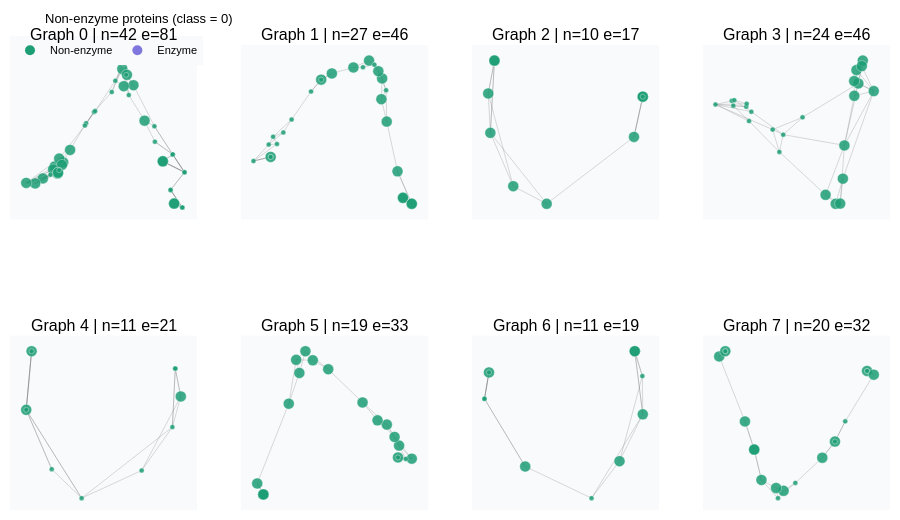

Source (notebook cell):
### Code cell
print("Non-enzyme samples:")
fig_non = plot_sample_graphs(nonenz_samples, n_cols=4, n_rows=2,
                              title="Non-enzyme proteins (class = 0)")
fig_non.show()

### Figure 1 — Plotly figure (JSON) as saved in the notebook; plotly's stock layout.template omitted (floating-point values rounded to 4 significant figures; data arrays with more than 128 entries replaced by an {"elided": "..."} marker saying what was removed)
{"data": [{"hoverinfo": "none", "line": {"color": "rgba(100,100,100,0.3)", "width": 0.8}, "mode": "lines", "showlegend": false, "type": "scatter", "x": {"elided": "243 float values"}, "xaxis": "x", "y": {"elided": "243 float values"}, "yaxis": "y"}, {"hoverinfo": "text", "hovertext": ["node 0<br>feat: [1.0, 0.0, 0.0]", "node 1<br>feat: [1.0, 0.0, 0.0]", "node 2<br>feat: [1.0, 0.0, 0.0]", "node 3<br>feat: [1.0, 0.0, 0.0]", "node 4<br>feat: [1.0, 0.0, 0.0]", "node 5<br>feat: [1.0, 0.0, 0.0]", "node 6<br>feat: [1.0, 0.0, 0.0]", "node 7<br>feat: [1.0, 0.0, 0.0]", "node 8<br>feat: [1.0, 0.0, 0.0]", "node 9<br>feat: [1.0, 0.0, 0.0]", "node 10<br>feat: [1.0, 0.0, 0.0]", "node 11<br>feat: [1.0, 0.0, 0.0]", "node 12<br>feat: [1.0, 0.0, 0.0]", "node 13<br>feat: [1.0, 0.0, 0.0]", "node 14<br>feat: [1.0, 0.0, 0.0]", "node 15<br>feat: [1.0, 0.0, 0.0]", "node 16<br>feat: [1.0, 0.0, 0.0]", "node 17<br>feat: [1.0, 0.0, 0.0]", "node 18<br>feat: [1.0, 0.0, 0.0]", "node 19<br>feat: [1.0, 0.0, 0.0]", "node 20<br>feat: [1.0, 0.0, 0.0]", "node 21<br>feat: [1.0, 0.0, 0.0]", "node 22<br>feat: [0.0, 1.0, 0.0]", "node 23<br>feat: [0.0, 1.0, 0.0]", "node 24<br>feat: [0.0, 1.0, 0.0]", "node 25<br>feat: [0.0, 1.0, 0.0]", "node 26<br>feat: [0.0, 1.0, 0.0]", "node 27<br>feat: [0.0, 1.0, 0.0]", "node 28<br>feat: [0.0, 1.0, 0.0]", "node 29<br>feat: [0.0, 1.0, 0.0]", "node 30<br>feat: [0.0, 1.0, 0.0]", "node 31<br>feat: [0.0, 1.0, 0.0]", "node 32<br>feat: [0.0, 1.0, 0.0]", "node 33<br>feat: [0.0, 1.0, 0.0]", "node 34<br>feat: [0.0, 1.0, 0.0]", "node 35<br>feat: [0.0, 1.0, 0.0]", "node 36<br>feat: [0.0, 1.0, 0.0]", "node 37<br>feat: [0.0, 1.0, 0.0]", "node 38<br>feat: [0.0, 1.0, 0.0]", "node 39<br>feat: [0.0, 1.0, 0.0]", "node 40<br>feat: [0.0, 1.0, 0.0]", "node 41<br>feat: [0.0, 1.0, 0.0]"], "marker": {"color": "#1D9E75", "line": {"color": "white", "width": 0.4}, "opacity": 0.85, "size": [11, 11, 11, 11, 11, 11, 11, 11, 11, 11, 11, 11, 11, 11, 11, 11, 11, 11, 11, 11, 11, 11, 5, 5, 5, 5, 5, 5, 5, 5, 5, 5, 5, 5, 5, 5, 5, 5, 5, 5, 5, 5]}, "mode": "markers", "showlegend": false, "type": "scatter", "x": [1.209, 0.9832, 0.6188, 0.1741, 0.2111, -0.8683, -1.006, -1.177, -1.413, -1.566, -1.118, 1.209, 0.9832, 0.3968, 0.2668, 0.2035, -1.086, -1.031, -1.207, -1.744, -1.112, -1.11, 1.372, 1.181, 0.8251, -1.087, -0.5489, -0.3908, -0.03667, 0.3038, 1.139, 1.417, 1.372, 1.181, 0.8154, -1.261, -0.5734, -0.3684, 0.03488, 0.2506, 1.139, 1.417], "xaxis": "x", "y": [-1.368, -0.3624, 0.6071, 1.837, 2.038, -0.09046, -0.3871, -0.4827, -0.7688, -0.8878, -0.6531, -1.368, -0.3624, 1.451, 1.699, 1.429, -0.2968, -0.4476, -0.556, -0.8776, -0.6393, -0.6329, -1.463, -0.197, 0.1056, -0.5757, 0.547, 0.8151, 1.289, 1.217, -1.043, -0.6222, -1.463, -0.197, 0.4733, -0.6808, 0.4885, 0.8356, 1.557, 1.698, -1.043, -0.6222], "yaxis": "y"}, {"hoverinfo": "none", "line": {"color": "rgba(100,100,100,0.3)", "width": 0.8}, "mode": "lines", "showlegend": false, "type": "scatter", "x": {"elided": "138 float values"}, "xaxis": "x2", "y": {"elided": "138 float values"}, "yaxis": "y2"}, {"hoverinfo": "text", "hovertext": ["node 0<br>feat: [1.0, 0.0, 0.0]", "node 1<br>feat: [1.0, 0.0, 0.0]", "node 2<br>feat: [1.0, 0.0, 0.0]", "node 3<br>feat: [1.0, 0.0, 0.0]", "node 4<br>feat: [1.0, 0.0, 0.0]", "node 5<br>feat: [1.0, 0.0, 0.0]", "node 6<br>feat: [1.0, 0.0, 0.0]", "node 7<br>feat: [1.0, 0.0, 0.0]", "node 8<br>feat: [1.0, 0.0, 0.0]", "node 9<br>feat: [1.0, 0.0, 0.0]", "node 10<br>feat: [1.0, 0.0, 0.0]", "node 11<br>feat: [1.0, 0.0, 0.0]", "node 12<br>feat: [1.0, 0.0, 0.0]", "node 13<br>feat: [1.0, 0.0, 0.0]", "node 14<br>feat: [0.0, 1.0, 0.0]", "node 15<br>feat: [0.0, 1.0, 0.0]", "node 16<br>feat: [0.0, 1.0, 0.0]", "node 17<br>feat: [0.0, 1.0, 0.0]", "node 18<br>feat: [0.0, 1.0, 0.0]", "node 19<br>feat: [0.0, 1.0, 0.0]", "node 20<br>feat: [0.0, 1.0, 0.0]", "node 21<br>feat: [0.0, 1.0, 0.0]", "node 22<br>feat: [0.0, 1.0, 0.0]", "node 23<br>feat: [0.0, 1.0, 0.0]", "node 24<br>feat: [0.0, 1.0, 0.0]", "node 25<br>feat: [0.0, 1.0, 0.0]", "node 26<br>feat: [0.0, 1.0, 0.0]"], "marker": {"color": "#1D9E75", "line": {"color": "white", "width": 0.4}, "opacity": 0.85, "size": [11, 11, 11, 11, 11, 11, 11, 11, 11, 11, 11, 11, 11, 11, 5, 5, 5, 5, 5, 5, 5, 5, 5, 5, 5, 5, 5]}, "mode": "markers", "showlegend": false, "type": "scatter", "x": [1.21, 1.21, 1.376, 1.376, 1.107, 0.9035, 0.8031, 0.8173, 0.7456, 0.5712, 0.2766, -0.1297, -0.3308, -1.282, 0.892, 0.6718, -1.282, -0.5218, 0.456, -0.3308, -1.282, -1.044, -0.8875, -1.236, -1.606, -1.319, -1.163], "xaxis": "x2", "y": [-1.586, -1.586, -1.712, -1.712, -1.021, 0.03515, 0.5124, 0.9539, 1.107, 1.333, 1.187, 1.06, 0.9276, -0.7154, 0.704, 1.247, -0.7154, 0.6747, 1.192, 0.9276, -0.7154, -0.1949, 0.08107, -0.2854, -0.8034, -0.4538, -0.4401], "yaxis": "y2"}, {"hoverinfo": "none", "line": {"color": "rgba(100,100,100,0.3)", "width": 0.8}, "mode": "lines", "showlegend": false, "type": "scatter", "x": [1.223, 1.223, null, 1.223, 1.094, null, 1.223, 1.223, null, 1.223, 1.094, null, 1.223, 1.223, null, 1.094, -0.1794, null, 1.094, 1.223, null, -0.1794, -0.667, null, -0.1794, -1.001, null, -0.667, -1.001, null, -0.667, -1.032, null, -1.001, -1.032, null, -1.001, -0.9414, null, -1.001, -0.9414, null, -1.032, -0.9414, null, -1.032, -0.9414, null, -0.9414, -0.9414, null], "xaxis": "x3", "y": [0.4302, 0.4302, null, 0.4302, -0.4451, null, 0.4302, 0.4302, null, 0.4302, -0.4451, null, 0.4302, 0.4302, null, -0.4451, -1.901, null, -0.4451, 0.4302, null, -1.901, -1.518, null, -1.901, -0.3568, null, -1.518, -0.3568, null, -1.518, 0.4998, null, -0.3568, 0.4998, null, -0.3568, 1.215, null, -0.3568, 1.215, null, 0.4998, 1.215, null, 0.4998, 1.215, null, 1.215, 1.215, null], "yaxis": "y3"}, {"hoverinfo": "text", "hovertext": ["node 0<br>feat: [1.0, 0.0, 0.0]", "node 1<br>feat: [1.0, 0.0, 0.0]", "node 2<br>feat: [1.0, 0.0, 0.0]", "node 3<br>feat: [1.0, 0.0, 0.0]", "node 4<br>feat: [1.0, 0.0, 0.0]", "node 5<br>feat: [1.0, 0.0, 0.0]", "node 6<br>feat: [1.0, 0.0, 0.0]", "node 7<br>feat: [1.0, 0.0, 0.0]", "node 8<br>feat: [1.0, 0.0, 0.0]", "node 9<br>feat: [0.0, 1.0, 0.0]"], "marker": {"color": "#1D9E75", "line": {"color": "white", "width": 0.4}, "opacity": 0.85, "size": [11, 11, 11, 11, 11, 11, 11, 11, 11, 5]}, "mode": "markers", "showlegend": false, "type": "scatter", "x": [1.223, 1.223, 1.094, -0.1794, -0.667, -1.001, -1.032, -0.9414, -0.9414, 1.223], "xaxis": "x3", "y": [0.4302, 0.4302, -0.4451, -1.901, -1.518, -0.3568, 0.4998, 1.215, 1.215, 0.4302], "yaxis": "y3"}, {"hoverinfo": "none", "line": {"color": "rgba(100,100,100,0.3)", "width": 0.8}, "mode": "lines", "showlegend": false, "type": "scatter", "x": {"elided": "138 float values"}, "xaxis": "x4", "y": {"elided": "138 float values"}, "yaxis": "y4"}, {"hoverinfo": "text", "hovertext": ["node 0<br>feat: [1.0, 0.0, 0.0]", "node 1<br>feat: [1.0, 0.0, 0.0]", "node 2<br>feat: [1.0, 0.0, 0.0]", "node 3<br>feat: [1.0, 0.0, 0.0]", "node 4<br>feat: [1.0, 0.0, 0.0]", "node 5<br>feat: [1.0, 0.0, 0.0]", "node 6<br>feat: [1.0, 0.0, 0.0]", "node 7<br>feat: [1.0, 0.0, 0.0]", "node 8<br>feat: [1.0, 0.0, 0.0]", "node 9<br>feat: [1.0, 0.0, 0.0]", "node 10<br>feat: [1.0, 0.0, 0.0]", "node 11<br>feat: [1.0, 0.0, 0.0]", "node 12<br>feat: [0.0, 1.0, 0.0]", "node 13<br>feat: [0.0, 1.0, 0.0]", "node 14<br>feat: [0.0, 1.0, 0.0]", "node 15<br>feat: [0.0, 1.0, 0.0]", "node 16<br>feat: [0.0, 1.0, 0.0]", "node 17<br>feat: [0.0, 1.0, 0.0]", "node 18<br>feat: [0.0, 1.0, 0.0]", "node 19<br>feat: [0.0, 1.0, 0.0]", "node 20<br>feat: [0.0, 1.0, 0.0]", "node 21<br>feat: [0.0, 1.0, 0.0]", "node 22<br>feat: [0.0, 1.0, 0.0]", "node 23<br>feat: [0.0, 1.0, 0.0]"], "marker": {"color": "#1D9E75", "line": {"color": "white", "width": 0.4}, "opacity": 0.85, "size": [11, 11, 11, 11, 11, 11, 11, 11, 11, 11, 11, 11, 5, 5, 5, 5, 5, 5, 5, 5, 5, 5, 5, 5]}, "mode": "markers", "showlegend": false, "type": "scatter", "x": [1.035, 1.156, 1.138, 1.071, 0.775, 0.6378, 0.7236, 0.4443, 0.9905, 1.366, 0.9935, 0.8043, -1.35, -1.661, -0.5678, 0.003702, -1.073, -1.321, -1.019, -0.4396, -1.064, -1.301, -0.9756, -0.3655], "xaxis": "x4", "y": [1.206, 1.438, 1.303, 0.8786, -1.456, -2.072, -2.067, -1.853, 0.9374, 0.6905, 0.5754, -0.6406, 0.4511, 0.3628, -0.2531, 0.04696, 0.3091, 0.3336, -0.04433, -0.8002, 0.3794, 0.4681, 0.1844, -0.3771], "yaxis": "y4"}, {"hoverinfo": "none", "line": {"color": "rgba(100,100,100,0.3)", "width": 0.8}, "mode": "lines", "showlegend": false, "type": "scatter", "x": [1.234, 1.15, null, 1.234, 1.15, null, 1.234, 0.6401, null, 1.234, 1.107, null, -1.112, -1.031, null, -1.112, -1.031, null, -1.112, -1.112, null, -1.112, -0.271, null, -1.112, -0.7251, null, -1.031, -1.031, null, -1.031, -1.112, null, -1.031, -1.112, null, 1.15, 1.15, null, 1.15, 1.107, null, 1.15, 1.107, null, -1.112, -0.271, null, -1.112, -0.7251, null, -0.271, -0.7251, null, -0.271, 0.6401, null, -0.271, 1.107, null, 0.6401, 1.107, null], "xaxis": "x5", "y": [0.3013, 0.8756, null, 0.3013, 0.8756, null, 0.3013, -1.231, null, 0.3013, -0.3339, null, 0.02358, 1.235, null, 0.02358, 1.235, null, 0.02358, 0.02358, null, 0.02358, -1.803, null, 0.02358, -1.203, null, 1.235, 1.235, null, 1.235, 0.02358, null, 1.235, 0.02358, null, 0.8756, 0.8756, null, 0.8756, -0.3339, null, 0.8756, -0.3339, null, 0.02358, -1.803, null, 0.02358, -1.203, null, -1.803, -1.203, null, -1.803, -1.231, null, -1.803, -0.3339, null, -1.231, -0.3339, null], "yaxis": "y5"}, {"hoverinfo": "text", "hovertext": ["node 0<br>feat: [1.0, 0.0, 0.0]", "node 1<br>feat: [1.0, 0.0, 0.0]", "node 2<br>feat: [1.0, 0.0, 0.0]", "node 3<br>feat: [0.0, 1.0, 0.0]", "node 4<br>feat: [0.0, 1.0, 0.0]", "node 5<br>feat: [0.0, 1.0, 0.0]", "node 6<br>feat: [0.0, 1.0, 0.0]", "node 7<br>feat: [0.0, 1.0, 0.0]", "node 8<br>feat: [0.0, 1.0, 0.0]", "node 9<br>feat: [0.0, 1.0, 0.0]", "node 10<br>feat: [0.0, 1.0, 0.0]"], "marker": {"color": "#1D9E75", "line": {"color": "white", "width": 0.4}, "opacity": 0.85, "size": [11, 11, 11, 5, 5, 5, 5, 5, 5, 5, 5]}, "mode": "markers", "showlegend": false, "type": "scatter", "x": [1.234, -1.112, -1.031, -1.031, 1.15, 1.15, -1.112, -0.271, -0.7251, 0.6401, 1.107], "xaxis": "x5", "y": [0.3013, 0.02358, 1.235, 1.235, 0.8756, 0.8756, 0.02358, -1.803, -1.203, -1.231, -0.3339], "yaxis": "y5"}, {"hoverinfo": "none", "line": {"color": "rgba(100,100,100,0.3)", "width": 0.8}, "mode": "lines", "showlegend": false, "type": "scatter", "x": [1.082, 1.329, null, 1.082, 1.082, null, 1.082, 1.221, null, 1.329, 1.102, null, 1.329, 1.021, null, 1.329, 1.082, null, 1.329, 1.221, null, 1.102, 1.021, null, 1.102, 0.8826, null, 1.102, 1.221, null, 1.021, 0.8826, null, 1.021, 0.7162, null, 0.8826, 0.7162, null, 0.8826, 0.4485, null, 0.7162, 0.4485, null, 0.4485, -0.1659, null, -0.1659, -0.4414, null, -0.1659, -0.5732, null, -0.4414, -0.5732, null, -0.4414, -0.7389, null, -0.5732, -0.7389, null, -0.5732, -0.6817, null, -0.7389, -0.6817, null, -0.7389, -0.8713, null, -0.6817, -0.8713, null, -0.8713, -1.435, null, -1.435, -1.326, null, -1.435, -1.326, null, -1.435, -1.326, null, -1.326, -1.326, null, -1.326, -1.326, null, -1.326, -1.326, null, 1.082, 1.221, null], "xaxis": "x6", "y": [-0.6014, -0.627, null, -0.6014, -0.6014, null, -0.6014, -0.6341, null, -0.627, -0.3522, null, -0.627, -0.1713, null, -0.627, -0.6014, null, -0.627, -0.6341, null, -0.3522, -0.1713, null, -0.3522, 0.08752, null, -0.3522, -0.6341, null, -0.1713, 0.08752, null, -0.1713, 0.1759, null, 0.08752, 0.1759, null, 0.08752, 0.551, null, 0.1759, 0.551, null, 0.551, 1.247, null, 1.247, 1.436, null, 1.247, 1.625, null, 1.436, 1.625, null, 1.436, 1.445, null, 1.625, 1.445, null, 1.625, 1.17, null, 1.445, 1.17, null, 1.445, 0.525, null, 1.17, 0.525, null, 0.525, -1.146, null, -1.146, -1.376, null, -1.146, -1.376, null, -1.146, -1.376, null, -1.376, -1.376, null, -1.376, -1.376, null, -1.376, -1.376, null, -0.6014, -0.6341, null], "yaxis": "y6"}, {"hoverinfo": "text", "hovertext": ["node 0<br>feat: [1.0, 0.0, 0.0]", "node 1<br>feat: [1.0, 0.0, 0.0]", "node 2<br>feat: [1.0, 0.0, 0.0]", "node 3<br>feat: [1.0, 0.0, 0.0]", "node 4<br>feat: [1.0, 0.0, 0.0]", "node 5<br>feat: [1.0, 0.0, 0.0]", "node 6<br>feat: [1.0, 0.0, 0.0]", "node 7<br>feat: [1.0, 0.0, 0.0]", "node 8<br>feat: [1.0, 0.0, 0.0]", "node 9<br>feat: [1.0, 0.0, 0.0]", "node 10<br>feat: [1.0, 0.0, 0.0]", "node 11<br>feat: [1.0, 0.0, 0.0]", "node 12<br>feat: [1.0, 0.0, 0.0]", "node 13<br>feat: [1.0, 0.0, 0.0]", "node 14<br>feat: [1.0, 0.0, 0.0]", "node 15<br>feat: [1.0, 0.0, 0.0]", "node 16<br>feat: [1.0, 0.0, 0.0]", "node 17<br>feat: [0.0, 1.0, 0.0]", "node 18<br>feat: [0.0, 1.0, 0.0]"], "marker": {"color": "#1D9E75", "line": {"color": "white", "width": 0.4}, "opacity": 0.85, "size": [11, 11, 11, 11, 11, 11, 11, 11, 11, 11, 11, 11, 11, 11, 11, 11, 11, 5, 5]}, "mode": "markers", "showlegend": false, "type": "scatter", "x": [1.082, 1.329, 1.102, 1.021, 0.8826, 0.7162, 0.4485, -0.1659, -0.4414, -0.5732, -0.7389, -0.6817, -0.8713, -1.435, -1.326, -1.326, -1.326, 1.082, 1.221], "xaxis": "x6", "y": [-0.6014, -0.627, -0.3522, -0.1713, 0.08752, 0.1759, 0.551, 1.247, 1.436, 1.625, 1.445, 1.17, 0.525, -1.146, -1.376, -1.376, -1.376, -0.6014, -0.6341], "yaxis": "y6"}, {"hoverinfo": "none", "line": {"color": "rgba(100,100,100,0.3)", "width": 0.8}, "mode": "lines", "showlegend": false, "type": "scatter", "x": [-1.141, -1.207, null, -1.141, -1.207, null, -1.141, -1.141, null, -0.6119, -1.207, null, -0.6119, -1.207, null, -0.6119, 0.3573, null, 0.7661, 1.106, null, 0.7661, 0.3573, null, 0.7661, 1.1, null, 1.106, 0.9894, null, 1.106, 0.9894, null, 1.106, 0.3573, null, 1.106, 1.1, null, 0.9894, 0.9894, null, 0.9894, 1.1, null, 0.9894, 1.1, null, -1.207, -1.207, null, -1.207, -1.141, null, -1.207, -1.141, null], "xaxis": "x7", "y": [0.7021, 0.1425, null, 0.7021, 0.1425, null, 0.7021, 0.7021, null, -1.291, 0.1425, null, -1.291, 0.1425, null, -1.291, -1.962, null, -1.178, -0.1854, null, -1.178, -1.962, null, -1.178, 0.6245, null, -0.1854, 1.151, null, -0.1854, 1.151, null, -0.1854, -1.962, null, -0.1854, 0.6245, null, 1.151, 1.151, null, 1.151, 0.6245, null, 1.151, 0.6245, null, 0.1425, 0.1425, null, 0.1425, 0.7021, null, 0.1425, 0.7021, null], "yaxis": "y7"}, {"hoverinfo": "text", "hovertext": ["node 0<br>feat: [1.0, 0.0, 0.0]", "node 1<br>feat: [1.0, 0.0, 0.0]", "node 2<br>feat: [1.0, 0.0, 0.0]", "node 3<br>feat: [1.0, 0.0, 0.0]", "node 4<br>feat: [1.0, 0.0, 0.0]", "node 5<br>feat: [1.0, 0.0, 0.0]", "node 6<br>feat: [0.0, 1.0, 0.0]", "node 7<br>feat: [0.0, 1.0, 0.0]", "node 8<br>feat: [0.0, 1.0, 0.0]", "node 9<br>feat: [0.0, 1.0, 0.0]", "node 10<br>feat: [0.0, 1.0, 0.0]"], "marker": {"color": "#1D9E75", "line": {"color": "white", "width": 0.4}, "opacity": 0.85, "size": [11, 11, 11, 11, 11, 11, 5, 5, 5, 5, 5]}, "mode": "markers", "showlegend": false, "type": "scatter", "x": [-1.141, -0.6119, 0.7661, 1.106, 0.9894, 0.9894, -1.207, -1.207, -1.141, 0.3573, 1.1], "xaxis": "x7", "y": [0.7021, -1.291, -1.178, -0.1854, 1.151, 1.151, 0.1425, 0.1425, 0.7021, -1.962, 0.6245], "yaxis": "y7"}, {"hoverinfo": "none", "line": {"color": "rgba(100,100,100,0.3)", "width": 0.8}, "mode": "lines", "showlegend": false, "type": "scatter", "x": [1.401, 1.529, null, 1.401, 1.401, null, 1.401, 1.401, null, 1.529, 1.401, null, 1.529, 1.401, null, 1.529, 0.9901, null, 0.7959, 0.5572, null, 0.7959, 0.7959, null, 0.7959, 0.9901, null, 0.5572, 0.04845, null, 0.5572, 0.7959, null, -0.1726, -0.3148, null, -0.1726, -0.2788, null, -0.1726, 0.04845, null, -0.3148, -0.5907, null, -0.3148, -0.2788, null, -0.5907, -0.7274, null, -0.5907, -0.7274, null, -0.5907, -0.2788, null, -0.7274, -0.7274, null, -0.7274, -0.9023, null, -0.7274, -0.9023, null, -0.9023, -1.387, null, -1.387, -1.273, null, -1.387, -1.273, null, -1.387, -1.273, null, -1.273, -1.273, null, -1.273, -1.273, null, -0.2788, 0.04845, null, 0.7959, 0.9901, null, 1.401, 1.401, null, -1.273, -1.273, null], "xaxis": "x8", "y": [0.9554, 0.8846, null, 0.9554, 0.9554, null, 0.9554, 0.9554, null, 0.8846, 0.9554, null, 0.8846, 0.9554, null, 0.8846, -0.006517, null, -0.3923, -0.7012, null, -0.3923, -0.3923, null, -0.3923, -0.006517, null, -0.7012, -1.181, null, -0.7012, -0.3923, null, -1.333, -1.279, null, -1.333, -1.473, null, -1.333, -1.181, null, -1.279, -1.125, null, -1.279, -1.473, null, -1.125, -0.545, null, -1.125, -0.545, null, -1.125, -1.473, null, -0.545, -0.545, null, -0.545, -0.007662, null, -0.545, -0.007662, null, -0.007662, 1.234, null, 1.234, 1.332, null, 1.234, 1.332, null, 1.234, 1.332, null, 1.332, 1.332, null, 1.332, 1.332, null, -1.473, -1.181, null, -0.3923, -0.006517, null, 0.9554, 0.9554, null, 1.332, 1.332, null], "yaxis": "y8"}, {"hoverinfo": "text", "hovertext": ["node 0<br>feat: [1.0, 0.0, 0.0]", "node 1<br>feat: [1.0, 0.0, 0.0]", "node 2<br>feat: [1.0, 0.0, 0.0]", "node 3<br>feat: [1.0, 0.0, 0.0]", "node 4<br>feat: [1.0, 0.0, 0.0]", "node 5<br>feat: [1.0, 0.0, 0.0]", "node 6<br>feat: [1.0, 0.0, 0.0]", "node 7<br>feat: [1.0, 0.0, 0.0]", "node 8<br>feat: [1.0, 0.0, 0.0]", "node 9<br>feat: [1.0, 0.0, 0.0]", "node 10<br>feat: [1.0, 0.0, 0.0]", "node 11<br>feat: [1.0, 0.0, 0.0]", "node 12<br>feat: [0.0, 1.0, 0.0]", "node 13<br>feat: [0.0, 1.0, 0.0]", "node 14<br>feat: [0.0, 1.0, 0.0]", "node 15<br>feat: [0.0, 1.0, 0.0]", "node 16<br>feat: [0.0, 1.0, 0.0]", "node 17<br>feat: [0.0, 1.0, 0.0]", "node 18<br>feat: [0.0, 1.0, 0.0]", "node 19<br>feat: [0.0, 1.0, 0.0]"], "marker": {"color": "#1D9E75", "line": {"color": "white", "width": 0.4}, "opacity": 0.85, "size": [11, 11, 11, 11, 11, 11, 11, 11, 11, 11, 11, 11, 5, 5, 5, 5, 5, 5, 5, 5]}, "mode": "markers", "showlegend": false, "type": "scatter", "x": [1.401, 1.529, 0.7959, 0.5572, -0.1726, -0.3148, -0.5907, -0.7274, -0.7274, -0.9023, -1.387, -1.273, -0.2788, 0.04845, 0.7959, 1.401, 1.401, 0.9901, -1.273, -1.273], "xaxis": "x8", "y": [0.9554, 0.8846, -0.3923, -0.7012, -1.333, -1.279, -1.125, -0.545, -0.545, -0.007662, 1.234, 1.332, -1.473, -1.181, -0.3923, 0.9554, 0.9554, -0.006517, 1.332, 1.332], "yaxis": "y8"}, {"marker": {"color": "#1D9E75", "size": 10}, "mode": "markers", "name": "Non-enzyme", "showlegend": true, "type": "scatter", "x": [null], "y": [null]}, {"marker": {"color": "#7F77DD", "size": 10}, "mode": "markers", "name": "Enzyme", "showlegend": true, "type": "scatter", "x": [null], "y": [null]}], "layout": {"annotations": [{"font": {"size": 16}, "showarrow": false, "text": "Graph 0 | n=42 e=81", "x": 0.1062, "xanchor": "center", "xref": "paper", "y": 1, "yanchor": "bottom", "yref": "paper"}, {"font": {"size": 16}, "showarrow": false, "text": "Graph 1 | n=27 e=46", "x": 0.3688, "xanchor": "center", "xref": "paper", "y": 1, "yanchor": "bottom", "yref": "paper"}, {"font": {"size": 16}, "showarrow": false, "text": "Graph 2 | n=10 e=17", "x": 0.6313, "xanchor": "center", "xref": "paper", "y": 1, "yanchor": "bottom", "yref": "paper"}, {"font": {"size": 16}, "showarrow": false, "text": "Graph 3 | n=24 e=46", "x": 0.8938, "xanchor": "center", "xref": "paper", "y": 1, "yanchor": "bottom", "yref": "paper"}, {"font": {"size": 16}, "showarrow": false, "text": "Graph 4 | n=11 e=21", "x": 0.1062, "xanchor": "center", "xref": "paper", "y": 0.375, "yanchor": "bottom", "yref": "paper"}, {"font": {"size": 16}, "showarrow": false, "text": "Graph 5 | n=19 e=33", "x": 0.3688, "xanchor": "center", "xref": "paper", "y": 0.375, "yanchor": "bottom", "yref": "paper"}, {"font": {"size": 16}, "showarrow": false, "text": "Graph 6 | n=11 e=19", "x": 0.6313, "xanchor": "center", "xref": "paper", "y": 0.375, "yanchor": "bottom", "yref": "paper"}, {"font": {"size": 16}, "showarrow": false, "text": "Graph 7 | n=20 e=32", "x": 0.8938, "xanchor": "center", "xref": "paper", "y": 0.375, "yanchor": "bottom", "yref": "paper"}], "font": {"color": "#000000", "family": "Arial, sans-serif", "size": 11}, "height": 520, "legend": {"bgcolor": "#f8fafc", "font": {"color": "#000000"}, "orientation": "h", "x": 0, "y": 1.02}, "margin": {"b": 10, "l": 10, "r": 10, "t": 45}, "paper_bgcolor": "#ffffff", "plot_bgcolor": "#f8fafc", "title": {"font": {"color": "#000000", "size": 13}, "text": "Non-enzyme proteins (class = 0)"}, "xaxis": {"anchor": "y", "domain": [0, 0.2125], "showgrid": false, "showticklabels": false, "zeroline": false}, "xaxis2": {"anchor": "y2", "domain": [0.2625, 0.475], "showgrid": false, "showticklabels": false, "zeroline": false}, "xaxis3": {"anchor": "y3", "domain": [0.525, 0.7375], "showgrid": false, "showticklabels": false, "zeroline": false}, "xaxis4": {"anchor": "y4", "domain": [0.7875, 1], "showgrid": false, "showticklabels": false, "zeroline": false}, "xaxis5": {"anchor": "y5", "domain": [0, 0.2125], "showgrid": false, "showticklabels": false, "zeroline": false}, "xaxis6": {"anchor": "y6", "domain": [0.2625, 0.475], "showgrid": false, "showticklabels": false, "zeroline": false}, "xaxis7": {"anchor": "y7", "domain": [0.525, 0.7375], "showgrid": false, "showticklabels": false, "zeroline": false}, "xaxis8": {"anchor": "y8", "domain": [0.7875, 1], "showgrid": false, "showticklabels": false, "zeroline": false}, "yaxis": {"anchor": "x", "domain": [0.625, 1], "showgrid": false, "showticklabels": false, "zeroline": false}, "yaxis2": {"anchor": "x2", "domain": [0.625, 1], "showgrid": false, "showticklabels": false, "zeroline": false}, "yaxis3": {"anchor": "x3", "domain": [0.625, 1], "showgrid": false, "showticklabels": false, "zeroline": false}, "yaxis4": {"anchor": "x4", "domain": [0.625, 1], "showgrid": false, "showticklabels": false, "zeroline": false}, "yaxis5": {"anchor": "x5", "domain": [0, 0.375], "showgrid": false, "showticklabels": false, "zeroline": false}, "yaxis6": {"anchor": "x6", "domain": [0, 0.375], "showgrid": false, "showticklabels": false, "zeroline": false}, "yaxis7": {"anchor": "x7", "domain": [0, 0.375], "showgrid": false, "showticklabels": false, "zeroline": false}, "yaxis8": {"anchor": "x8", "domain": [0, 0.375], "showgrid": false, "showticklabels": false, "zeroline": false}}}
